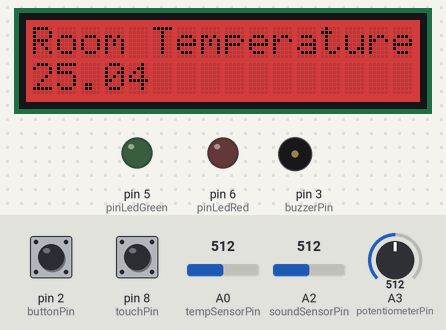
A sketch run on a simulated Arduino Uno, built with avr-gcc and run on an emulated ATmega328P. Parts: 16×2 character LCD, output pins drawn as LEDs (lit = HIGH), buzzer (waves = sounding, pin HIGH). The test bench sets the inputs (shaded band); at power-on: A3 (potentiometerPin) = 512, A0 (tempSensorPin) = 512, pin 2 (buttonPin) LOW, pin 8 (touchPin) LOW, A2 (soundSensorPin) = 512. What the sketch prints to the serial monitor is not drawn.

Above: at 6.2 s.
6.3 s: A3 (potentiometerPin) set to 121
At 10.4 s:
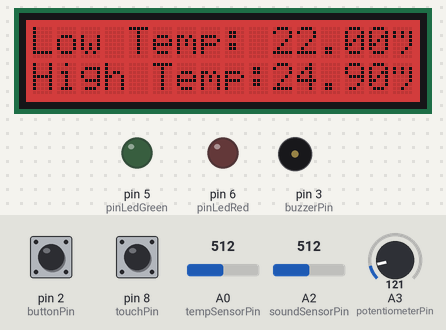
27.5 s: A3 (potentiometerPin) set to 102
At 38.6 s:
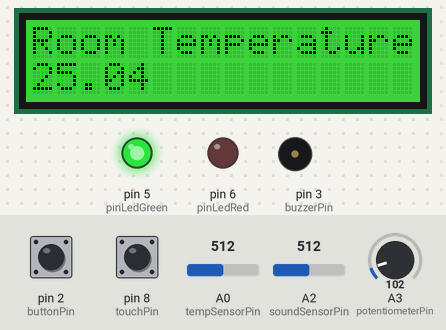
49.5 s: A0 (tempSensorPin) set to 481
At 60.8 s:
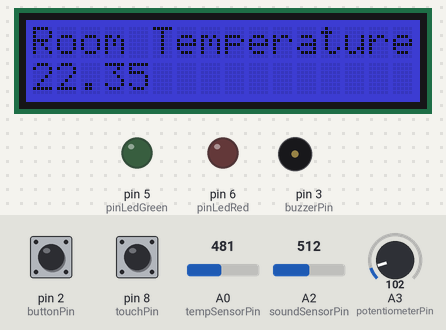
61.0 s: pin 2 (buttonPin) pulled HIGH for 3.2 s
At 69.0 s:
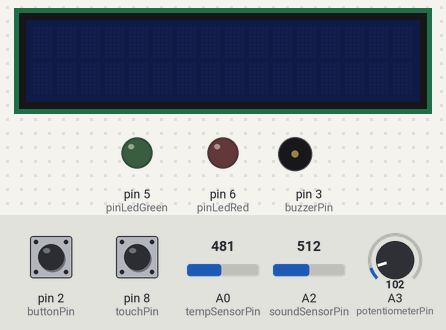
69.2 s: pin 8 (touchPin) pulled HIGH for 3.2 s
At 75.72 s:
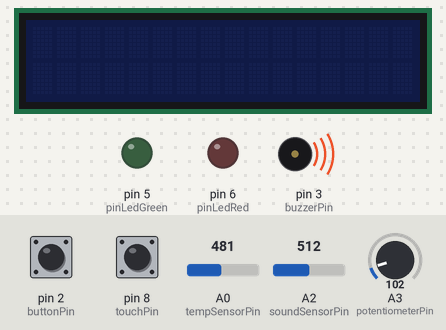
Timing chart, 0 to 78.6 s (numbered marks = the images above; inputs shaded):
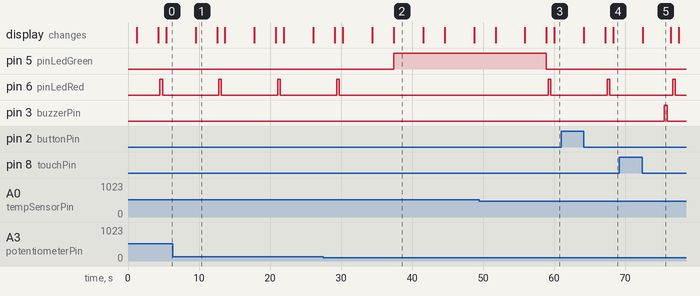

Measured:
- the behaviour switches between 112 and 111 on A3 (potentiometerPin) (found by bisection; images 1 and 2)
- the behaviour switches between 489 and 488 on A0 (tempSensorPin) (found by bisection; images 2 and 3)
- after the input at 27.5 s, pin 5 (pinLedGreen): LOW → HIGH after 9.9 s; pin 6 (pinLedRed): goes on until 29.7 s, then stays LOW
- after the input at 49.5 s, pin 5 (pinLedGreen): HIGH → LOW after 9.4 s; pin 6 (pinLedRed): LOW → HIGH after 9.7 s, → LOW 0.36 s later; the display: first differs from a run without the input after 9.4 s (image 3 shows a later state)
- after the input at 61.0 s, the display: first differs from a run without the input after 6.2 s (image 4 shows a later state)
- after the input at 69.2 s, pin 3 (buzzerPin): LOW → HIGH after 6.3 s, → LOW 0.48 s later
- by itself, pin 6 (pinLedRed): alternates HIGH for 0.36 s and LOW for 7.9 s

The sketch:

Project1.ino
```cpp
/*
 * @name Baby Monitor App
 * @author Libor Kampas
 * @date 06 April 2016
 * @version 1.0
 * Sensors used: Temperature (A0), potentiometer (A3), sound (A2), button (D2), touch (D8)
 * Outputs used: Red (D6) and Green (D5) LED, buzzer (D3), LCD (I2C)
 */

//  "Threads", requires a Timer Interrupt Library.
#include <TimerOne.h>

//LCD display required libraries
#include <Wire.h>
#include "rgb_lcd.h"

#include "Thread.h"
#include "ThreadController.h"
/*
	This is a more "complex" for of using Threads.
	You can also inherit from Thread, and do your entire code on the class.

	This allows you, to create for example:
		Sensor Readings (aquire, filter, and save localy values)
		Custom Blinks, Beeps...
		Anything you can imagine.

	Threads are more "usefull" when used within Timer interrupts

	This way of coding is more "reusable", and "correct" (Object Oriented)
*/

//Temperature sensor pin declaration
const int tempSensorPin = A0;
//initialize the temperature bounderies
float lowComfort = 19;
float highComfort = 21.9;
//temperature constant
const int B = 3975;

//instantiate lcd
rgb_lcd lcd;
const int colorR = 0;
const int colorG = 200;       //set the display background to green
const int colorB = 0;

//LED pins declaration
const int pinLedGreen = 5;
const int pinLedRed = 6;
// Define the delay for the "breathing" effect; change this
// to a smaller value for a faster effect, larger for slower.
const int BREATH_DELAY = 1;    // milliseconds

//LCD pin declaration
const int buttonPin = 2;      // the number of the pushbutton pin
int lcdState = 1;             //lcd is ON by default

//Touch sensor pin declaration
const int touchPin = 8;       // the number of the touch sensor pin
//Buzzer pin declaration
const int buzzerPin = 3;  // the number of the buzzer pin
int buzzerState = 0;          //buzzer is on default OFF

//Sound sensor pin declaration
const int soundSensorPin = A2;
int soundLevel = 0;         //initialize the sound level to quite

//Potentiometer pin declaration
const int potentiometerPin = A3;
int potentiometerLevel = 0;   //Initialize the potentiometer level

// Define the sound level above which to turn on the Buzzer
// Change this to a larger value to require a louder noise level.
int thresholdValue = 170;

// Create a new Class, called AnalogSensorThread, that inherits from Thread
class AnalogSensorThread: public Thread
{
public:
	int value;
	int pin;

	void run(){
		// Reads the analog pin, and saves it localy
		value = analogRead(pin);
		runned();
	}
};

// Create a new Class, called DigitalSensorThread, that inherits from Thread
class DigitalSensorThread: public Thread
{
public:
  int value;
  int pin;

  void run(){
    // Reads the digital pin, and saves it localy
    value = digitalRead(pin);
    runned();
  }
};

// Now, let's use our new class of Thread
AnalogSensorThread analog1 = AnalogSensorThread();
AnalogSensorThread analog2 = AnalogSensorThread();
AnalogSensorThread analog3 = AnalogSensorThread();
DigitalSensorThread digital1 = DigitalSensorThread();
DigitalSensorThread digital2 = DigitalSensorThread();

// Instantiate a new ThreadController
ThreadController controller = ThreadController();

// This is the callback for the Timer
void timerCallback(){
	controller.run();
}

void setup(){

  //Set a serial data rate
	Serial.begin(9600);

  // set up the LCD's number of columns and rows:
  lcd.begin(16, 2);
  lcd.setRGB(colorR, colorG, colorB); //default is green screen
  lcd.print("  Baby Monitor");

  // Configure the LED's pin for output signals.
  pinMode(pinLedGreen, OUTPUT);
  pinMode(pinLedRed, OUTPUT);

  // Configure the pushbutton pin as an input:
  pinMode(buttonPin, INPUT);
  // Configure the touchbutton pin as an input:
  pinMode(touchPin, INPUT);
  // Configure the potentiometer pin as an input:
  pinMode(potentiometerPin, INPUT);

  //Configure the buzzer pin as an output
  pinMode(buzzerPin, OUTPUT);

	// Configures Thread analog1
	analog1.pin = tempSensorPin;
	analog1.setInterval(100);

	// Configures Thread analog2
	analog2.pin = soundSensorPin;
	analog2.setInterval(100);

  // Configures Thread analog3
  analog3.pin = potentiometerPin;
  analog3.setInterval(100);

  //Configures Thread digital1
  digital1.pin = buttonPin;
  digital1.setInterval(100);

  //Configures Thread digital2
  digital2.pin = touchPin;
  digital2.setInterval(100);

	// Add the Threads to our ThreadController
	controller.add(&analog1);
	controller.add(&analog2);
  controller.add(&analog3);
  controller.add(&digital1);
  controller.add(&digital2);

	 Timer1.initialize(20000);
	 Timer1.attachInterrupt(timerCallback);
	 Timer1.start();

}

void loop(){
	// Do complex-crazy-timeconsuming-tasks here
	delay(1000);

	// Get the fresh readings
  int tempValue = analog1.value;
  // Determine the current resistance of the thermistor based on the sensor value.
  float resistance = (float)(1023-tempValue)*10000/tempValue;
  // Calculate the temperature based on the resistance value.
  float temperature = 1/(log(resistance/10000)/B+1/298.15)-273.15;
  Serial.print("Analog1 Thread Temperature: ");
	Serial.print(temperature);
  Serial.println(" degrees.");

	Serial.print("Analog2 Thread Sound level: ");
	Serial.println(analog2.value);
  soundLevel = analog2.value;

  Serial.print("Analog3 Thread Potentiometr level: ");
  /**
   * total range is 0-1023, we need to find a half( roughly 511)
   * division by 100 will result in range +5/-5
   * since potentiometer value increases by turning to the left,
   * we divide by negative number to reverse that and we control the potentiometer intuitavly
   */
  Serial.println((analog3.value-511) / -100); //creates number between -5 and +5
  potentiometerLevel = (analog3.value-511) / -100;

  Serial.print("Digital1 Thread Button: ");
  int buttonState = digital1.value;
  Serial.println(buttonState);

  Serial.print("Digital2 Thread Touch: ");
  int touchState = digital2.value;
  Serial.println(touchState);

  lcd.clear();
  lcd.setCursor(0, 0);
  lcd.print("Low Temp: ");
  lcd.print(lowComfort + potentiometerLevel);
  lcd.println("°");
  lcd.setCursor(0, 1);
  lcd.print("High Temp:");
  lcd.print(highComfort + potentiometerLevel);
  lcd.println("°");
  delay(3000);

  //if button is pressed, the button state is HIGH
  if (touchState == 1)
  {
    if (buzzerState == 0)
    {
      buzzerState = 1;  //buzzer can be switched on
    }
    else
    {
      buzzerState = 0;  //buzzer cannot be switched on
    }
  }

  //if noice level is high
  if (soundLevel >= thresholdValue && buzzerState == 1)
  {
    Serial.println("Buzzer on.");
    digitalWrite(buzzerPin, HIGH);
    delay(analogRead(0));
    digitalWrite(buzzerPin, LOW);
    delay(analogRead(0));
  }
  else
  {
    Serial.println("Buzzer off.");
  }

  //if button is pressed, the button state is HIGH
  if (buttonState == HIGH)
  {
    if (lcdState == 0)
    {
      lcd.display();
      lcdState = 1;
    }
    else
    {
      lcd.noDisplay();
      lcd.setRGB(0, 0, 0);  //using hard coded numbers to simplify the code
      lcdState = 0;
    }

  }


  lcd.clear();
  lcd.setCursor(0, 0);
  lcd.print("Room Temperature:");
  if (temperature < (lowComfort + potentiometerLevel) || temperature > (highComfort + potentiometerLevel))
  {
      //Set display to red background if too hot and blue if too cold. Blue color added after presentation.
      if (temperature < (lowComfort + potentiometerLevel) && lcdState == 1)  //set background only if display is on
        {
          lcd.setRGB(0, 0, 200);  //using hard coded numbers to simplify the code
        }
        else if (temperature > (highComfort + potentiometerLevel) && lcdState == 1)  //set background only if display is on
        {
          lcd.setRGB(200, 0, 0);  //using hard coded numbers to simplify the code
        }

      analogWrite(pinLedGreen, 0);

      for(int i=0; i<256; i++)
      {
        analogWrite(pinLedRed, i);
        delay(BREATH_DELAY);
      }
      delay(100);

      for(int i=254; i>=0; i--)
      {
        analogWrite(pinLedRed, i);
        delay(BREATH_DELAY);
      }
      delay(500);
  }
  else
  {
      //Set display to green background
      if (lcdState == 1)  //set background only if display is on
      {
        lcd.setRGB(colorR, colorG, colorB);
      }
      analogWrite(pinLedGreen, 255);
  }
  lcd.setCursor(0, 1);
  lcd.print(temperature);

	// Do more complex-crazy-timeconsuming-tasks here
	delay(3000);

}
```
